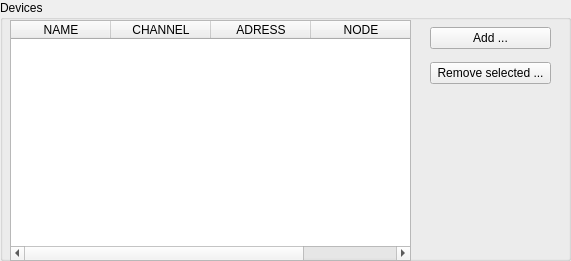
   <widget class="QGroupBox" name="groupBox_2">
    <property name="geometry">
     <rect>
      <x>10</x>
      <y>40</y>
      <width>571</width>
      <height>261</height>
     </rect>
    </property>
    <property name="title">
     <string>Devices</string>
    </property>
    <widget class="QTableWidget" name="deviceTable">
     <property name="geometry">
      <rect>
       <x>10</x>
       <y>20</y>
       <width>401</width>
       <height>241</height>
      </rect>
     </property>
     <property name="editTriggers">
      <set>QAbstractItemView::NoEditTriggers</set>
     </property>
     <property name="alternatingRowColors">
      <bool>true</bool>
     </property>
     <property name="selectionMode">
      <enum>QAbstractItemView::MultiSelection</enum>
     </property>
     <property name="selectionBehavior">
      <enum>QAbstractItemView::SelectRows</enum>
     </property>
     <property name="textElideMode">
      <enum>Qt::ElideMiddle</enum>
     </property>
     <attribute name="horizontalHeaderCascadingSectionResizes">
      <bool>true</bool>
     </attribute>
     <column>
      <property name="text">
       <string>NAME</string>
      </property>
     </column>
     <column>
      <property name="text">
       <string>CHANNEL</string>
      </property>
     </column>
     <column>
      <property name="text">
       <string>ADRESS</string>
      </property>
     </column>
     <column>
      <property name="text">
       <string>NODE</string>
      </property>
     </column>
    </widget>
    <widget class="QWidget" name="verticalLayoutWidget">
     <property name="geometry">
      <rect>
       <x>430</x>
       <y>20</y>
       <width>121</width>
       <height>71</height>
      </rect>
     </property>
     <layout class="QVBoxLayout" name="verticalLayout">
      <item>
       <widget class="QPushButton" name="actionAddDevice">
        <property name="text">
         <string>Add ...</string>
        </property>
       </widget>
      </item>
      <item>
       <widget class="QPushButton" name="actionRemoveDevice">
        <property name="text">
         <string>Remove selected ...</string>
        </property>
       </widget>
      </item>
     </layout>
    </widget>
   </widget>
